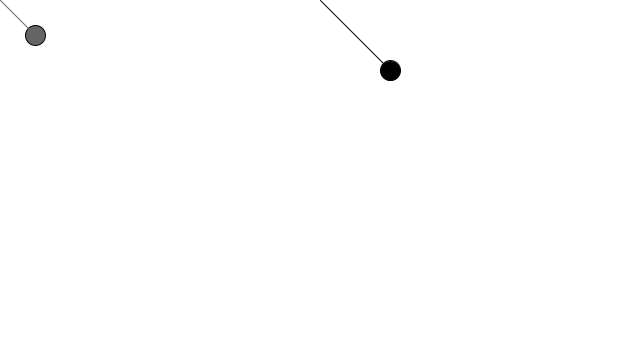
Frame 1 (no input)
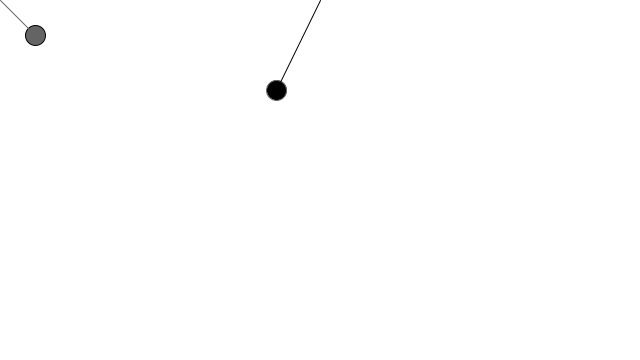
Frame 60 (the mouse pressed at the canvas centre just before this capture)
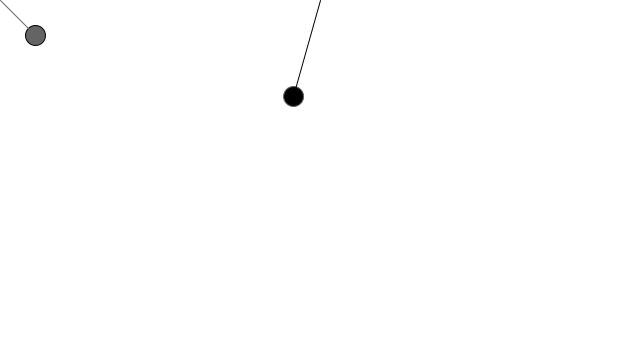
Frame 120 (the mouse held since frame 60 and released just before this capture)

The Processing sketch that drew these frames (run headless with seeded random() and noise(); from frame 60 on, the mouse is pressed at the canvas centre):

// Processing sketch: Double_Pendulum
// ── Double_Pendulum.pde
Bob1 bob1;
Bob2 bob2;

void setup()
{
  size(640,360);
  bob1=new Bob1(PI/4,100);
  bob2=new Bob2(PI/4,50);
}

void draw()
{
  background(255);
  bob1.move();
  bob1.display();

  bob2.move();
  bob2.display();
  
}

// ── Bob1.pde
class Bob1
{
  float theta1;
  float angularVel1;
  float angularAcc1;
  float l;
  float g=0.5;
  
  PVector joint1 = new PVector(320,0);
  PVector pos1 = new PVector(0,0);
  Bob1(float temp,float len)
  {
    l=len;
    theta1=temp;
    pos1.x=joint1.x+l*sin(theta1);
    pos1.y=l*cos(theta1);
  }
  
  Bob1()
  {
  }
  
  void move()
  {
    angularAcc1=-1*(g/l)*sin(theta1);
    angularVel1+=angularAcc1;
    theta1+=angularVel1;
  }
  
  void display()
  {
    pos1.x=joint1.x+l*sin(theta1);
    pos1.y=l*cos(theta1);   
    fill(0);
    ellipse(pos1.x,pos1.y,20,20);
    stroke(0);
    line(joint1.x,joint1.y,pos1.x,pos1.y);
  }
}

// ── Bob2.pde
class Bob2
{
  Bob1 a = new Bob1();
  
  float theta2;
  float angularVel2;
  float angularAcc2;
  float l;
  float g=0.5;
  
  PVector pos2 = new PVector(0,0);
  PVector joint2 = new PVector(a.pos1.x,a.pos1.y);
  Bob2(float temp,float len)
  {
    l=len;
    theta2=temp;
    pos2.x=joint2.x+l*sin(theta2);
    pos2.y=joint2.y+l*cos(theta2);
  }
  
  void move()
  {
    /*angularAcc=-1*(g/l)*sin(theta);
    angularVel+=angularAcc;
    theta+=angularVel;*/
  }
  
  void display()
  {
    joint2.x=a.pos1.x; //<>//
    joint2.y=a.pos1.y;
    
    pos2.x=joint2.x+l*sin(theta2);
    pos2.y=joint2.y+l*cos(theta2);   
    
    fill(100);
    ellipse(pos2.x,pos2.y,20,20);
    stroke(100);
    line(joint2.x,joint2.y,pos2.x,pos2.y);
  }
}
